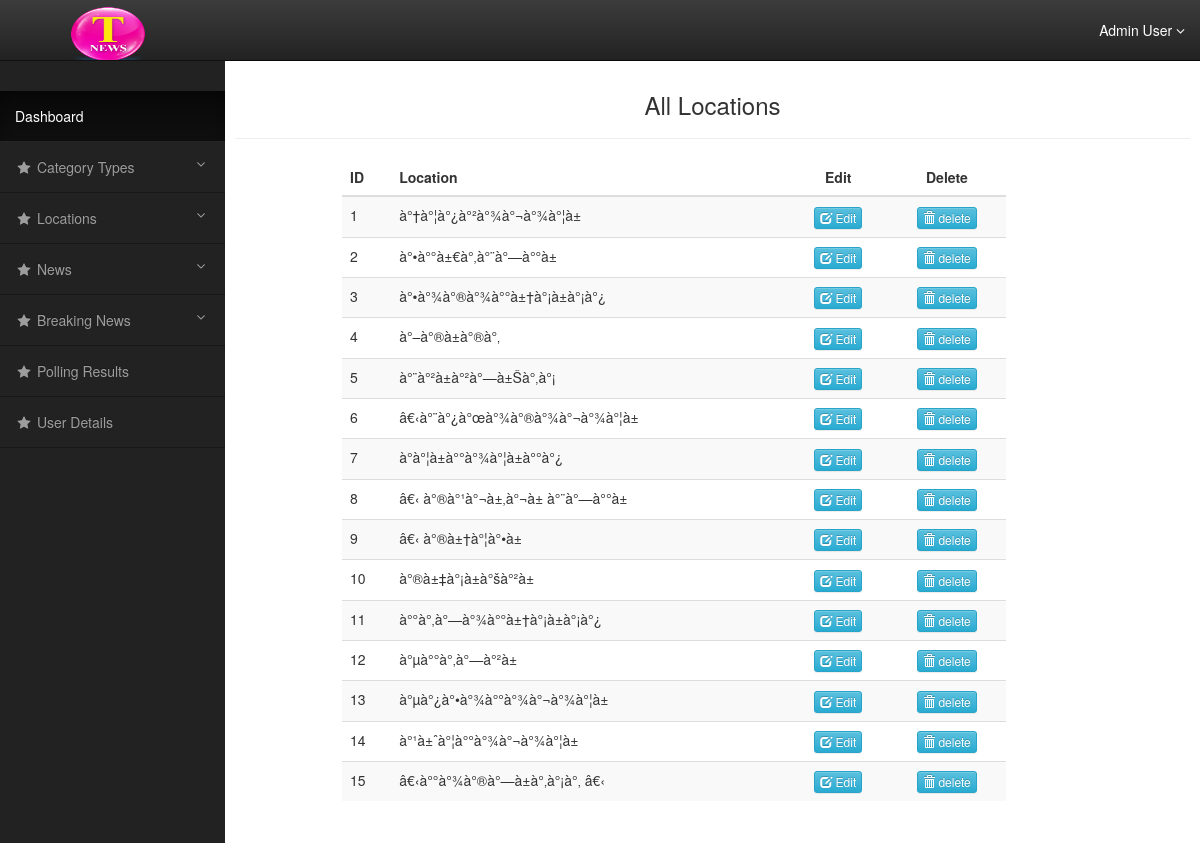
The app's page /location.php (signed in) with its own data.
### tables this page shows
CREATE TABLE `news_location` (
  `id` int(225) NOT NULL AUTO_INCREMENT,
  `location` varchar(225) NOT NULL,
  PRIMARY KEY (`id`)
);

### location.php (the view, shortened to what this page needs)
<?php
if($_SESSION['email']!=''){
if($_SESSION['email']=="admin@gmail.com"){
	include("header.php");
}
else{
	include("reporter_dashboard.php");
}
?>
    <div id="page-wrapper">
     <div class="container-fluid">
            <div class="row" id="main" >
                <h3 style="text-align: center"> All Locations</h3>
                <hr>
             <div class="col-sm-12 col-md-12" id="content">
    <div class="row col-md-9 col-md-offset-1 custyle ">
    <table id ="example " class="table table-striped custab">
    <thead>
        <tr>
            <th>ID</th>
            <th>Location</th>
            <th class="text-center">Edit</th>
            <th class="text-center">Delete</th>
        </tr>
    </thead>
    <?php
    include("db_config.php");
    $i=1;
    $sql=mysqli_query($con,"SELECT * FROM news_location ");
    while($row=mysqli_fetch_assoc($sql))
    {
        ?>
            <tr>
                <td><?php echo $i; ?> </td>
                <td><?php echo $row['location']; ?></td>
                <td class="text-center"><a class='btn btn-info btn-xs' href="edit_location.php?id=<?php echo $row['id'];?>"><span class="glyphicon glyphicon-edit"></span> Edit</a> </td>
                <td class="text-center"><a class='btn btn-info btn-xs' href="delete_location.php?id=<?php echo $row['id'];?>"><span class="glyphicon glyphicon-trash"></span> delete</a></td>
            </tr>
         <?php
         $i++;
     }
         ?>
    </table>
         </div>
            </div>
        </div>
    </div>
</div>
<?php
include("footer.php");
?>
<link rel="stylesheet" type="text/css" href="https://cdn.datatables.net/v/dt/dt-1.10.18/datatables.min.css"/>
<?php
}
else{
	header("Location: index.php");
}
?>

### css/style.css (style rules this page uses)
@media (min-width:768px) { body { margin-top: 50px; } }
#page-wrapper { width: 100%; padding: 0; background-color: #fff; }
@media (min-width:768px) { #page-wrapper { padding: 22px 10px; } }

### records on screen
news_location: location "à°†à°¦à°¿à°²à°¾à°¬à°¾à°¦à±"
news_location: location "à°•à°°à±€à°‚à°¨à°—à°°à±"
news_location: location "à°•à°¾à°®à°¾à°°à±†à°¡à±à°¡à°¿"
news_location: location "à°–à°®à±à°®à°‚"
news_location: location "à°¨à°²à±à°²à°—à±Šà°‚à°¡"
news_location: location "â€‹à°¨à°¿à°œà°¾à°®à°¾à°¬à°¾à°¦à±"
news_location: location "à°­à°¦à±à°°à°¾à°¦à±à°°à°¿"
news_location: location "â€‹ à°®à°¹à°¬à±‚à°¬à± à°¨à°—à°°à±"
news_location: location "â€‹ à°®à±†à°¦à°•à±"
news_location: location "à°®à±‡à°¡à±à°šà°²à±"
news_location: location "à°°à°‚à°—à°¾à°°à±†à°¡à±à°¡à°¿"
news_location: location "à°µà°°à°‚à°—à°²à±"
news_location: location "à°µà°¿à°•à°¾à°°à°¾à°¬à°¾à°¦à±"
news_location: location "à°¹à±ˆà°¦à°°à°¾à°¬à°¾à°¦à±"
news_location: location "â€‹à°°à°¾à°®à°—à±à°‚à°¡à°‚ â€‹"
